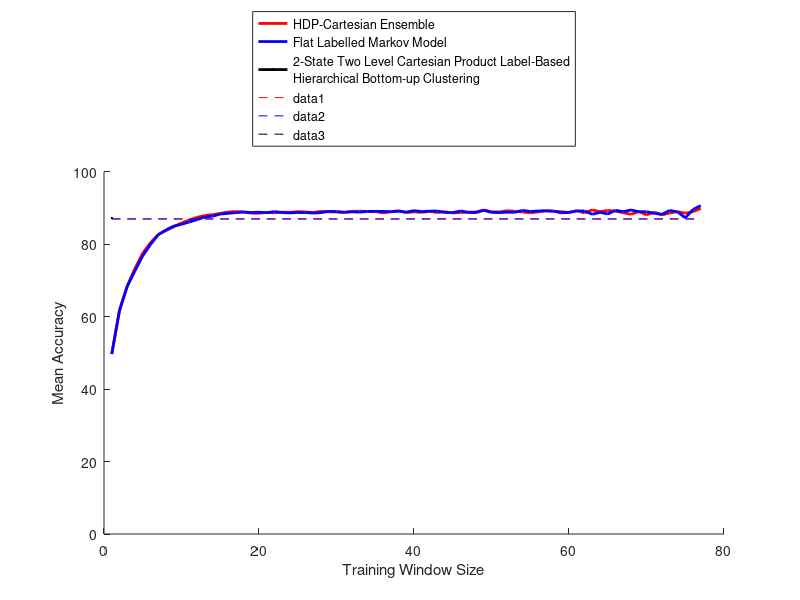
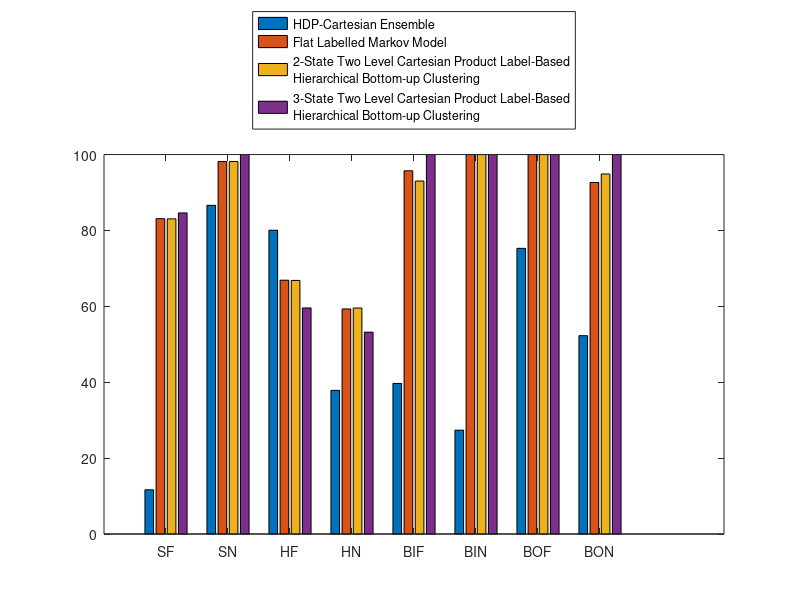

These figures' MATLAB source, in order:
%hierarchical vs non-hierarchical

%EV3,EV_DP,EV4_Prob
clear
load hierarchical2
hCC2=hCC;
hMM2=hMM;
clear hCC hMM
load DP.mat
hCCD=nCC;
hMMD=nMM;
clear nCC nMM
load non_hierarchical.mat
load hierarchical.mat

figure
%plot(hMMD,'color','g','LineWidth',2)

hold on
plot(nMM,'color','r','LineWidth',2)
plot(hMM2,'color','b','LineWidth',2)
plot(hMM,'color','k','LineWidth',2)


axis([0 80 0 100])

xlabel('Training Window Size')
ylabel('Mean Accuracy')
h1=legend( 'HDP-Cartesian Ensemble','Flat Labelled Markov Model',sprintf('2-State Two Level Cartesian Product Label-Based\nHierarchical Bottom-up Clustering'),sprintf('3-State Two Level Cartesian Product Label-Based\nHierarchical Bottom-up Clustering'));
set(h1, 'Location', 'NorthOutside')


%plot(repmat(mean(hMMD),1,length(hMM2)),'--g')
plot(repmat(mean(nMM),1,length(nMM)),'--r')
plot(repmat(mean(hMM2),1,length(hMM2)),'--b')
plot(repmat(mean(hMM),1,length(hMM)),'--k')

figure
bar([hCCD,nCC,hCC2,hCC])
set(gca,'XTick',1:8)
set(gca,'xTickLabel',{'SF'; 'SN' ; 'HF' ; 'HN' ; 'BIF' ; 'BIN' ; 'BOF' ; 'BON'})
h2=legend( 'HDP-Cartesian Ensemble','Flat Labelled Markov Model',sprintf('2-State Two Level Cartesian Product Label-Based\nHierarchical Bottom-up Clustering'),sprintf('3-State Two Level Cartesian Product Label-Based\nHierarchical Bottom-up Clustering'));
set(h2, 'Location', 'NorthOutside')